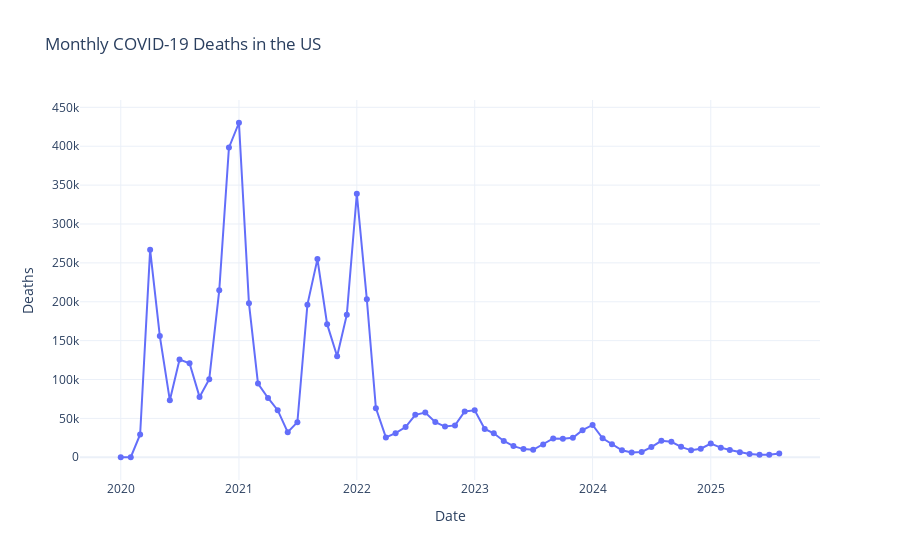

Notebook source saved alongside this figure:
### Code cell
# Aggregate monthly COVID-19 deaths at the national level
df_monthly = df_us_clean.groupby("date")["COVID_deaths"].sum().reset_index()

# Plot the monthly COVID-19 deaths as a line chart
fig = px.line(
    df_monthly,
    x="date",
    y="COVID_deaths",
    title="Monthly COVID-19 Deaths in the US",
    labels={"COVID_deaths": "Deaths", "date": "Date"},
    markers=True,
)

# Use a clean white theme for the chart
fig.update_layout(template="plotly_white")

# Show the plot
fig.show()
